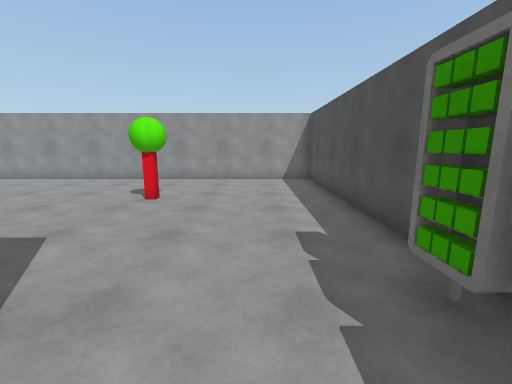
view 1 (above)

12 first-person views from a walk through a Unity game level. The camera is 1.5 m above the floor, tilts 10° down and sees 90° across. The floor is counted in squares, 1 m on a side. Each view is taken from the middle of a square. On the plan, view 1 faces up. The plan holds only what a view shows up to about 13 squares ahead; the rest is blank. The player is left out. Some surface patterns are stand-ins.

view 2
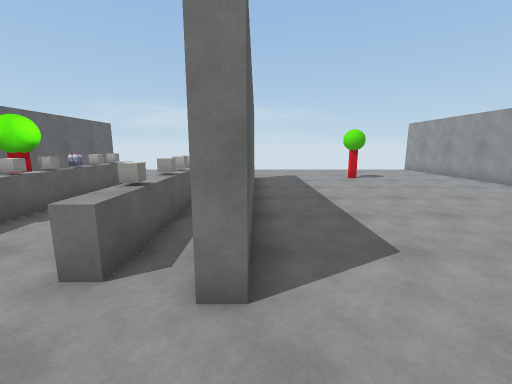

view 3
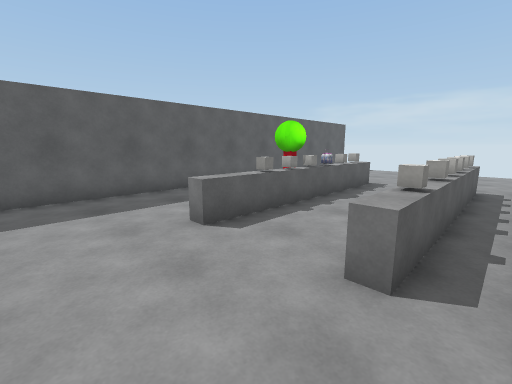

view 4
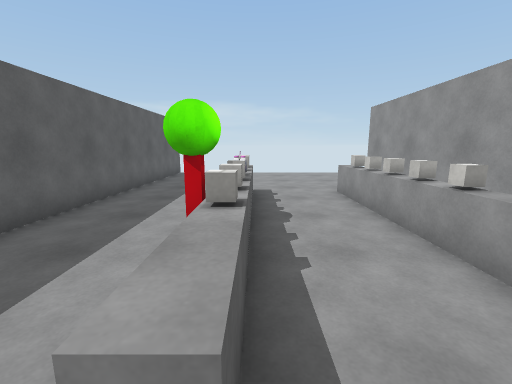

view 5
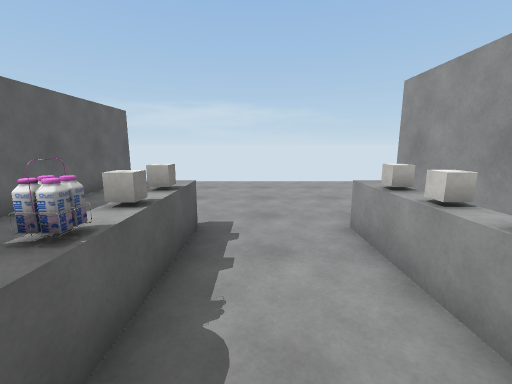

view 6
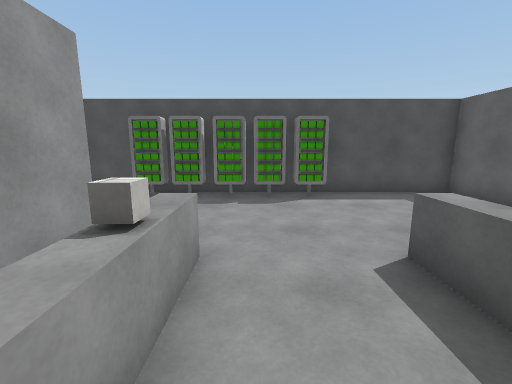

view 7
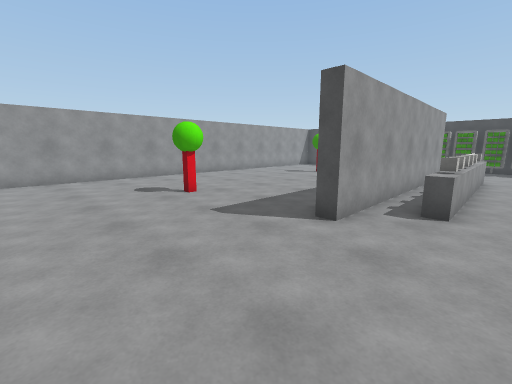

view 8
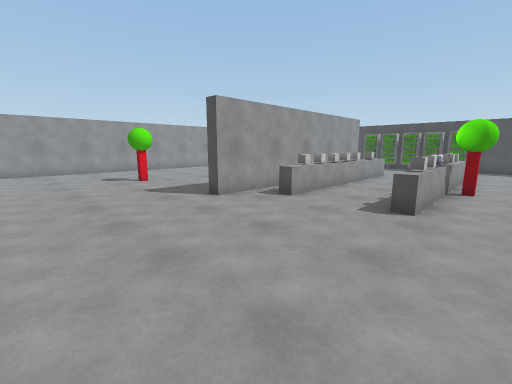

view 9
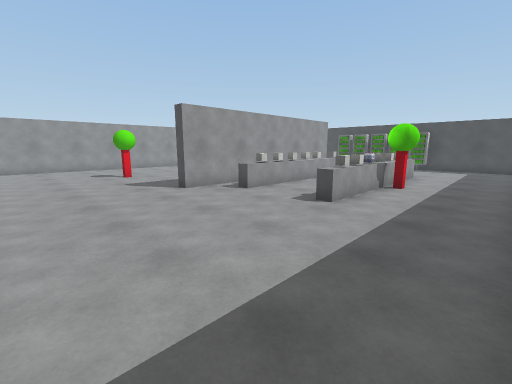

view 10
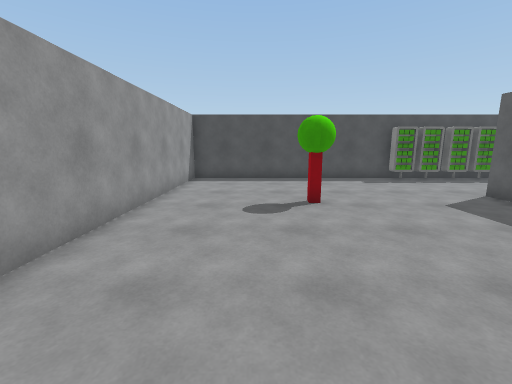

view 11
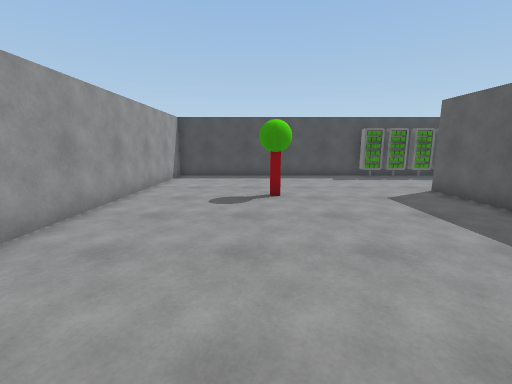

view 12
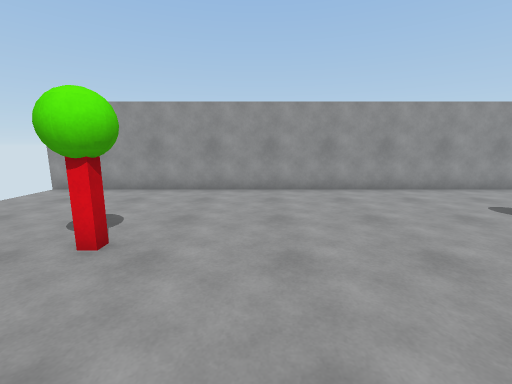

### Floor plan
Points are (right, up) in squares from view 1. A wall is a line through its corners. A room is listed if a view was taken in it or the views show most of it. See-through windows are left out.
Room 1 (views 1, 2, 3, 4, 5, 6, 7, 8, 9, 10, 11, 12)
walls: (-5.5, 1.9) (-2.2, 1.9) (-2.2, 1.4) (-12.2, 1.4) (-12.2, 2); (-17.2, -7.5) (2.5, -7.5) (2.5, 12) (-17.2, 12)
low walls: (-5.5, 0.3) (-4.4, 0.3); (-10.7, -0.2) (-10.7, 0.4); (-4.5, -0.2) (-5.6, -0.2); (-3.5, 0.3) (-2.7, 0.3) (-2.7, -0.2) (-3.6, -0.2); (-4.5, -3.1) (-2.7, -3.1) (-2.7, -3.6) (-4.6, -3.6); (-10.7, -3.6) (-10.7, -3)
ways out: gap at (-17, -8); gap at (-17, 12)
objects: other object (-13, 6) to (-12, 7); cube (-10, -3); cube (-10, 0); cube (-9, -3); cube (-9, 0); other object (-8, -3); cube (-8, 0); other object (-7, -4) to (-6, -4); cube (-7, -3); cube (-7, 0); cube (-6, -3); cube (-6, 0); cube (-5, -3); cube (-4, 0); other object (-3, 7) to (-3, 8); shelf (2, -3) to (2, 3)

Where each view was taken, in squares from view 1:
view 1: 0 up, 0 right, facing up
view 2: 2 up, 0 right, facing left
view 3: 1 up, 0 right, facing down-left
view 4: 3 down, 2 left, facing left
view 5: 2 down, 6 left, facing left
view 6: 1 down, 6 left, facing right
view 7: 1 down, 17 left, facing up-right
view 8: 5 down, 17 left, facing up-right
view 9: 7 down, 17 left, facing up-right
view 10: 9 up, 10 left, facing right
view 11: 8 up, 11 left, facing right
view 12: 3 up, 10 left, facing up
